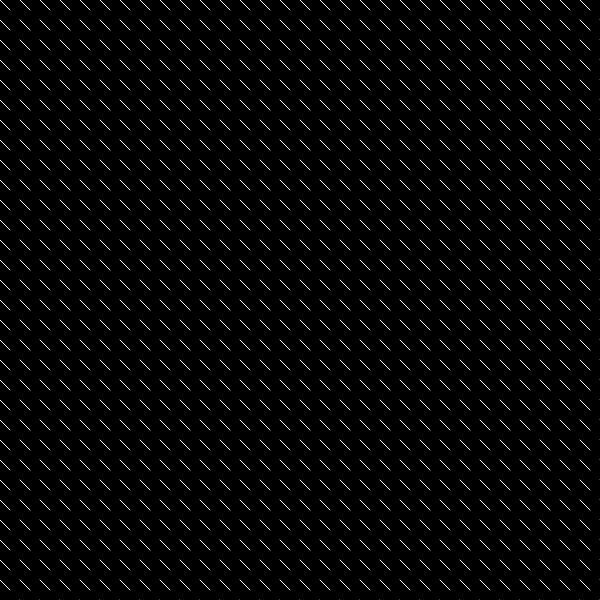
Frame 1 (no input)
Frame 60 (no input): identical to frame 1, image omitted
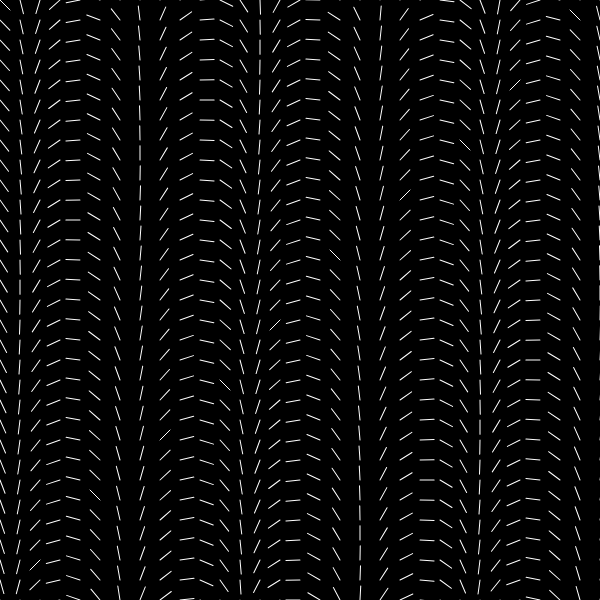
Frame 120 (the mouse pressed at the canvas centre since frame 60)

The p5.js sketch that drew these frames (run headless with seeded random() and noise() and a simulated clock; from frame 60 on, the mouse is pressed at the canvas centre):

// p5.js sketch
// ── sketch.js
let size = 600;
let clocks = []; //array of clocks

function setup() {
	createCanvas(size, size);

	for (let x = 0; x <= size; x += 20) {
		for (let y = 0; y <= size; y += 20) {
		clocks.push(new Clock(x,y));
		}
	}
}


function draw() {
	background(0);

	let swipe = map(mouseX, 0, size, 0,60);
	print(clocks.length);

	for (var i = 0; i < clocks.length; i++) {
	clocks[i].display((i/30)*swipe);
	// clocks[i].rotation(i);
	//console.log("shown");
	}

}

function Clock (x, y) {
	this.x = x;
	this.y = y;

	this.display = function(change) {
		push();
		translate(this.x, this.y)
		rotate(radians(change));
		stroke(255);
		line(0, 0, 10, 10);
		pop();
	}

	// this.rotation = function() {
	// 	this.x = this.x * noise(0.01*frameCount);
	// }
}

// ── clock.js
// class Clock{
//   constructor(xx, yy, rr, rrot) {
//     this.x = xx;
//     this.y = yy;
//     // this.r = rr;
//     // this.rot = rrot;
//   }
//
//   display(xx, yy) {
//     line(this.x, this.y, this.x+10, this.y+10);
//   }
//
//   rotation() {
//     this.x = this.x * noise(0.01*frameCount);
//   }
// }
